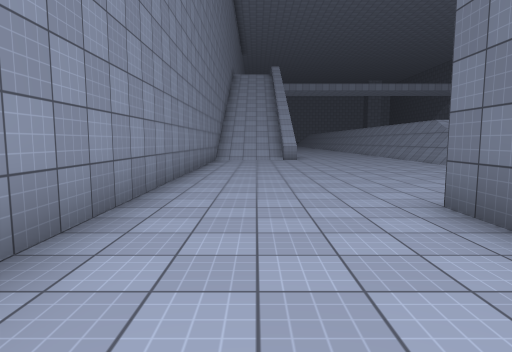
View 1 (above)

23 first-person views from a walk through a 3-D level made in the Unity game engine. The camera is 1.4 m above the floor, tilts 6° down and sees 75° across. The floor is counted in squares, 2 m on a side. Each view is taken from the middle of a square. On the plan, view 1 faces up. The plan holds only what a view shows up to about 10 squares ahead; the rest is blank. The place goes on beyond the plan. The player character is not drawn. Surface patterns are stand-ins for the level's own textures.

View 2
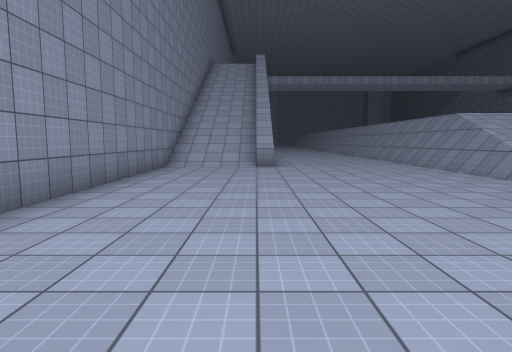

View 3
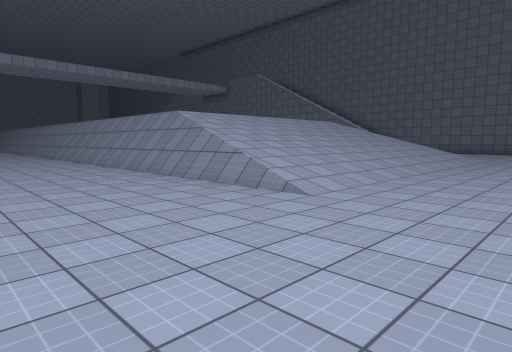

View 4
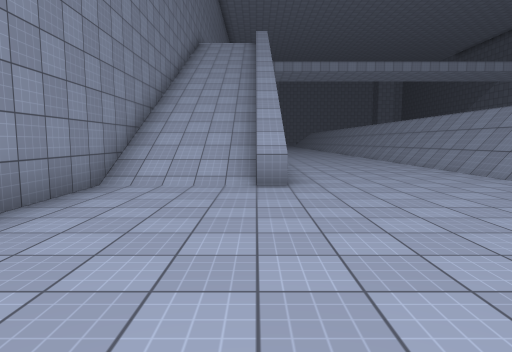

View 5
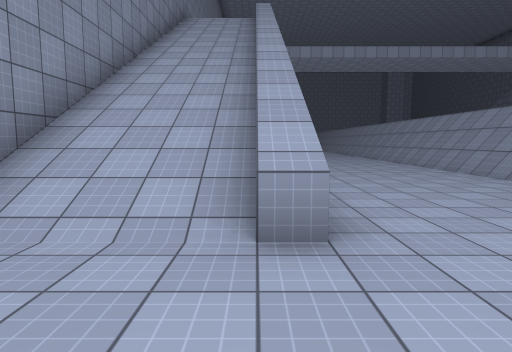

View 6
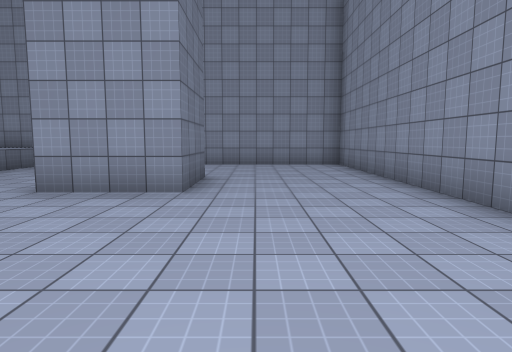

View 7
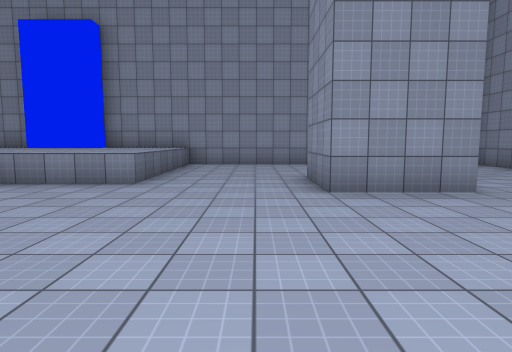

View 8
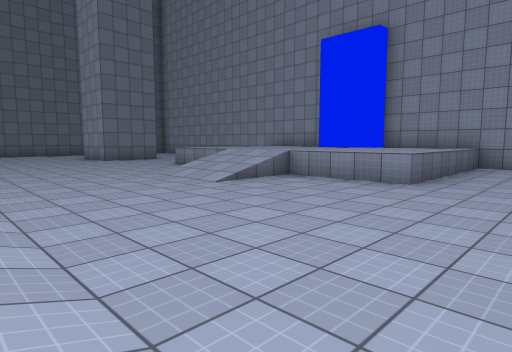

View 9
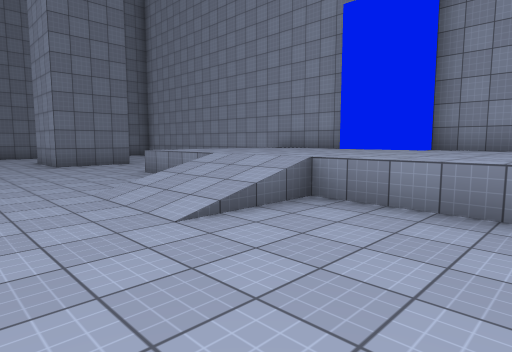

View 10
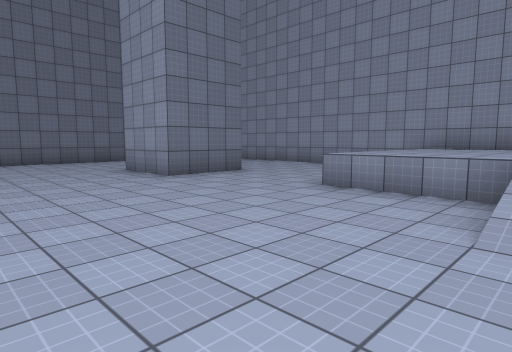

View 11
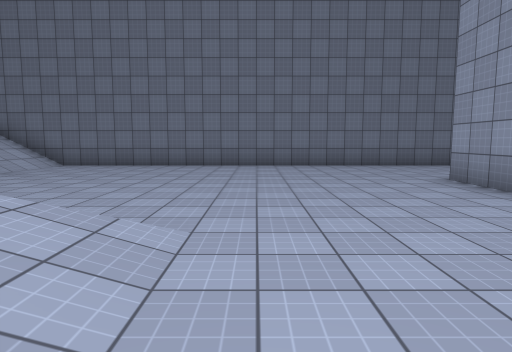

View 12
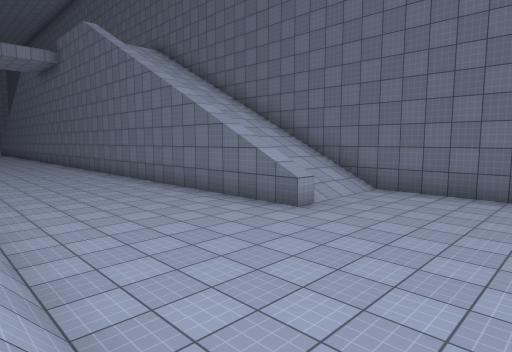

View 13
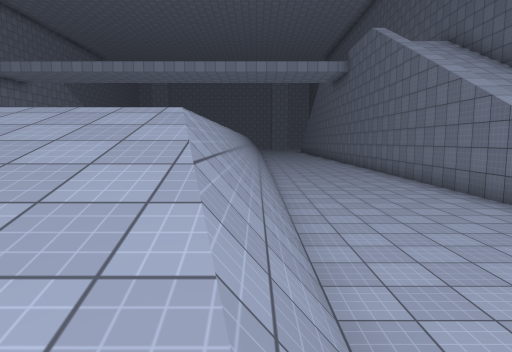

View 14
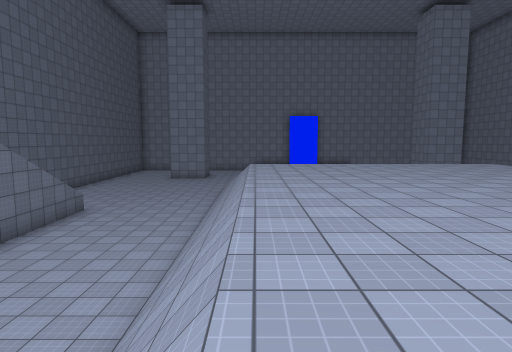

View 15
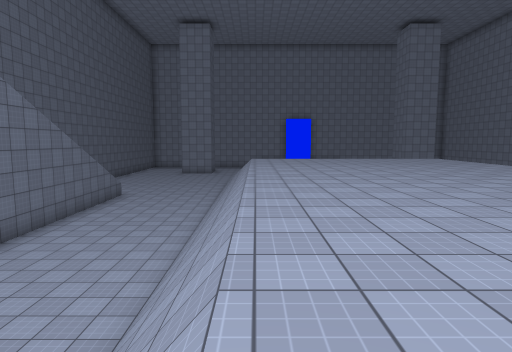

View 16
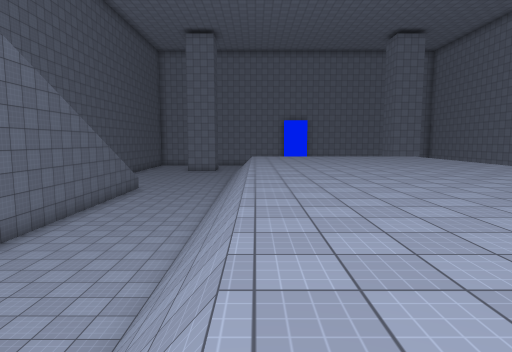

View 17
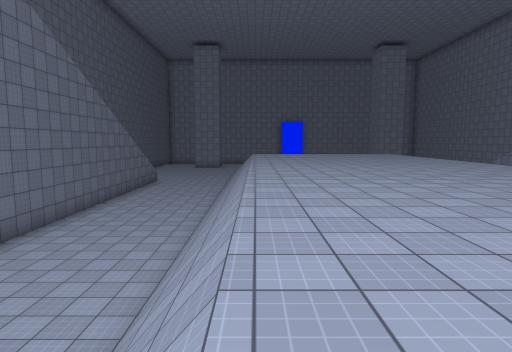

View 18
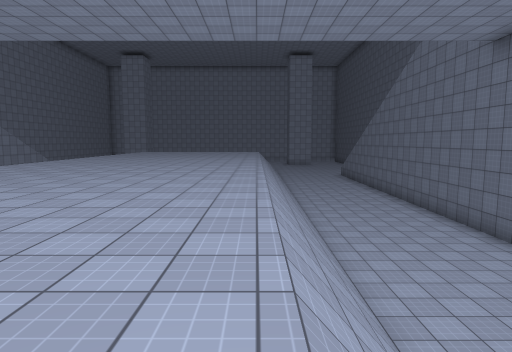

View 19
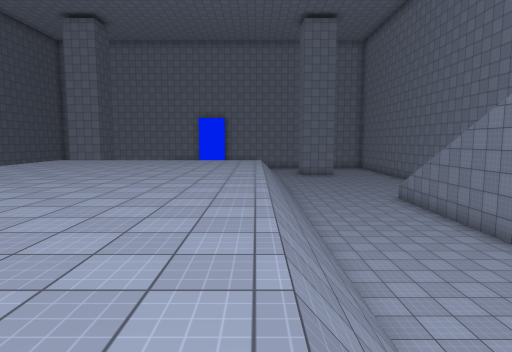

View 20
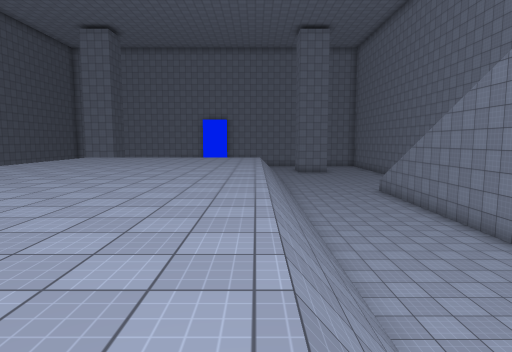

View 21
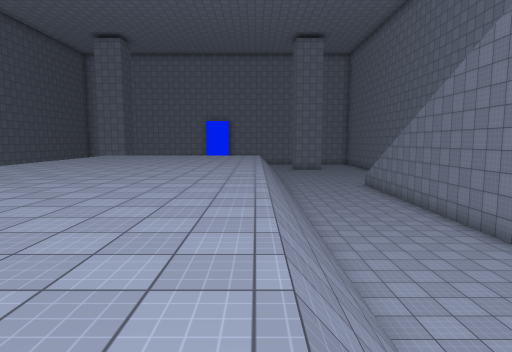

View 22
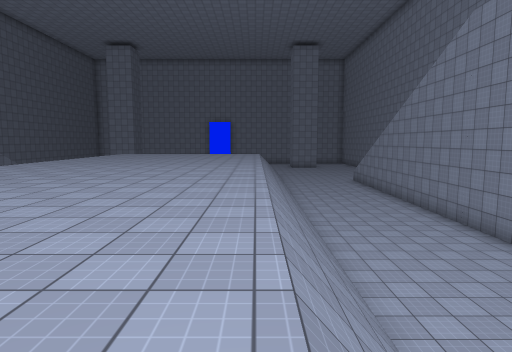

View 23
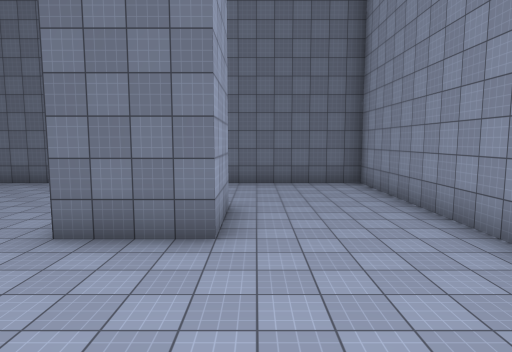

### Floor plan
Key: @ floor where view 1 was taken; # wall or solid block; . main floor; : floor 1 m higher than the main floor; + floor 3 m higher than the main floor; / step, stairs or slope; = window, fence, low wall or low ledge; ^ raised ledge.
Columns run from 2 left of view 1 to 23 right of it. Each row starts with its distance up from view 1.
 31          ++++++++#....=
 30          ++++++++#....=
 29         #++++++++#....#
 28       ..#++++++++#....
 27      ...#++++++++#....
 26      ...#++++++++#...
 25     ....#++++++++#....
 24    ^....#++++++++#....=
 23    ^....#++++++++#....=
 22    ^....#++++++++#....=
 21 #  ^....#++++++++#....=
 20 #//^....#++++++++#....=
 19 #//^....#++++++++#....=//#
 18 #//^....#++++++++#....=//
 17 #//^....#++++++++#....=//
 16 #//^....#++++++++#....=//#
 15 #//^....#++++++++#....=//#
 14 #//^....#++++++++#....=//#
 13 #//^....#++++++++#....^//#
 12 #.......#///  ///#.......#
 11 #.......=////  //=.......#
 10 #.......=/////  /=.......#
  9 #.......///////  /.......#
  8 #.......//////////.......#
  7 #........................#
  6 #........................#
  5 #........................#
  4 #...........//...........#
  3 #...###.....//.....###...#
  2 #...###..:::::::=..###...#
  1 #.... ...:::::::.........#
  0 #.@.. ...:::::::.........#
 -1 #.... ...:::::::.........#
 -2 ##########################

Where each view was taken, in squares from view 1:
view 1: 0 up, 0 right, facing up
view 2: 3 up, 1 right, facing up
view 3: 5 up, 2 right, facing up-right
view 4: 7 up, 1 right, facing up
view 5: 10 up, 1 right, facing up
view 6: 8 up, 1 right, facing down
view 7: 8 up, 5 right, facing down
view 8: 8 up, 5 right, facing down-right
view 9: 6 up, 7 right, facing down-right
view 10: 7 up, 11 right, facing down-right
view 11: 7 up, 13 right, facing right
view 12: 9 up, 15 right, facing up-right
view 13: 9 up, 15 right, facing up
view 14: 23 up, 14 right, facing down
view 15: 26 up, 14 right, facing down
view 16: 28 up, 14 right, facing down
view 17: 31 up, 14 right, facing down
view 18: 21 up, 14 right, facing up
view 19: 25 up, 7 right, facing down
view 20: 27 up, 7 right, facing down
view 21: 29 up, 7 right, facing down
view 22: 31 up, 7 right, facing down
view 23: 1 up, 13 right, facing right
